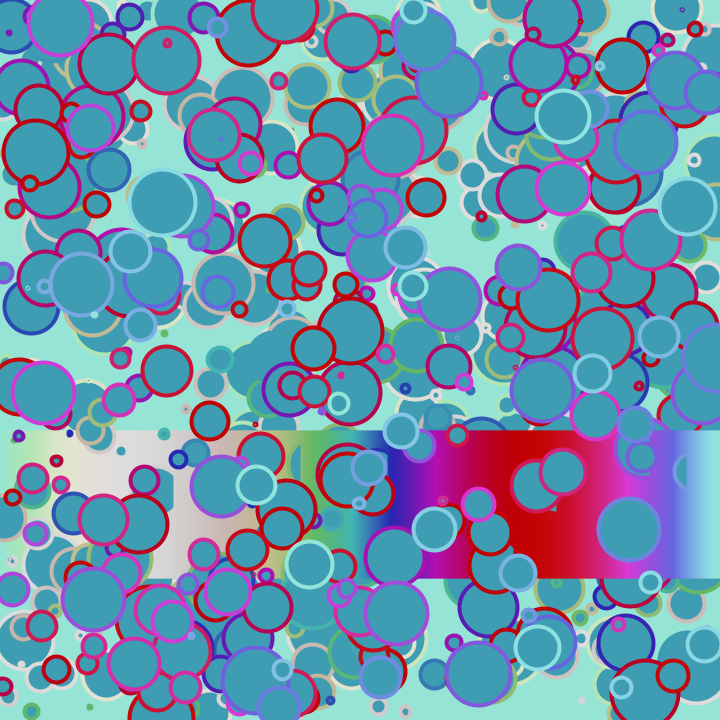
Frame 1 (no input)
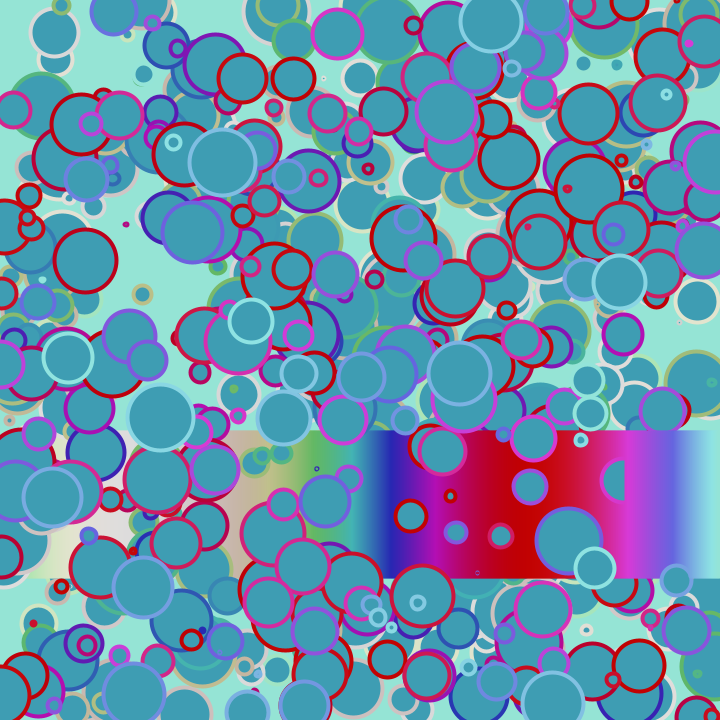
Frame 2 (the mouse pressed at the canvas centre, redrawn once)

The Processing sketch that drew these frames (run headless with seeded random() and noise(); the mouse was pressed at the canvas centre and the sketch redrawn once):

// Processing sketch: autoPaletteDemo
// ── autoPaletteDemo.pde
AutoPalette autoPal;
void setup() {
  size(720, 720);
  autoPal = new AutoPalette(random(1));
}

void draw() {
 colorMode(HSB,1.0);
 background(autoPal.getColor(0.0));
 fill(autoPal.getColor(0.5));
 for (int x=0; x < width; x++) {
   stroke(autoPal.getColor(1.0*x/width));
   strokeWeight(4);
   float xr = x+random(width);
   if (xr > width) xr -= width;
   circle(xr,random(height), random(67));
   line(x,0.6*height,x, 0.8*height);
 }
 
 noLoop();
}

// ── AutoPalette.pde
class AutoPalette{
//https://www.iquilezles.org/www/articles/palettes/palettes.htm  
  float a1 = 0.5;
  float a2 = 0.5;
  float a3 = 0.8;
  float b1 = 0.5;
  float b2 = 0.5;
  float b3 = 0.1;
  float c1 = 1.0;
  float c2 = 1.0;
  float c3 = 1.0;
  float d1 = 0.0;
  float d2 = 0.3;
  float d3 = 0.6;
  float factor = 1.0;
 AutoPalette(){
   d1 = 0.0;
   d2 = 0.3;
   d3 = 0.6;   
 }
 AutoPalette(float r){
   d1 = random(1);
   if (r < 0.3) {
     d2 = random(1);
   }
   if (r < 0.7) {
     d3 = random(1);
   }
 }
 AutoPalette(float r, float s){
   d1 = random(1);
   if (r < 0.3) {
     d2 = random(1);
   }
   if (r < 0.7) {
     d3 = random(1);
   }
   
   // power up
   c1 *= 1.+floor(random(1))%3;
   if (s < 0.3) {
     c2 *= 1.+ floor(random(1))%3;
   }
   if (s < 0.7) {
     c3 *= 1.+floor(random(1))%3;
   }
 }
 
 color getColor(float t0) {
  colorMode(HSB,1.0);
  float tnom = t0;   // between 0.0 and 1.0

  color c = color(100,100,100+ random(100));
  float b1f = b1 * cos(TWO_PI*(c1*tnom+d1));
  float r1 = factor * (a1 + b1f);
  float b2f = b2 * cos(TWO_PI*(c2*tnom+d2));
  float r2 = factor * (a2 + b2f);
  float b3f = + b3 * cos(TWO_PI*(c3*tnom+d3));
  float r3 = factor * (a3 + b3f);
  c = color(r1,r2,r3);
  return c;   
 }
}
